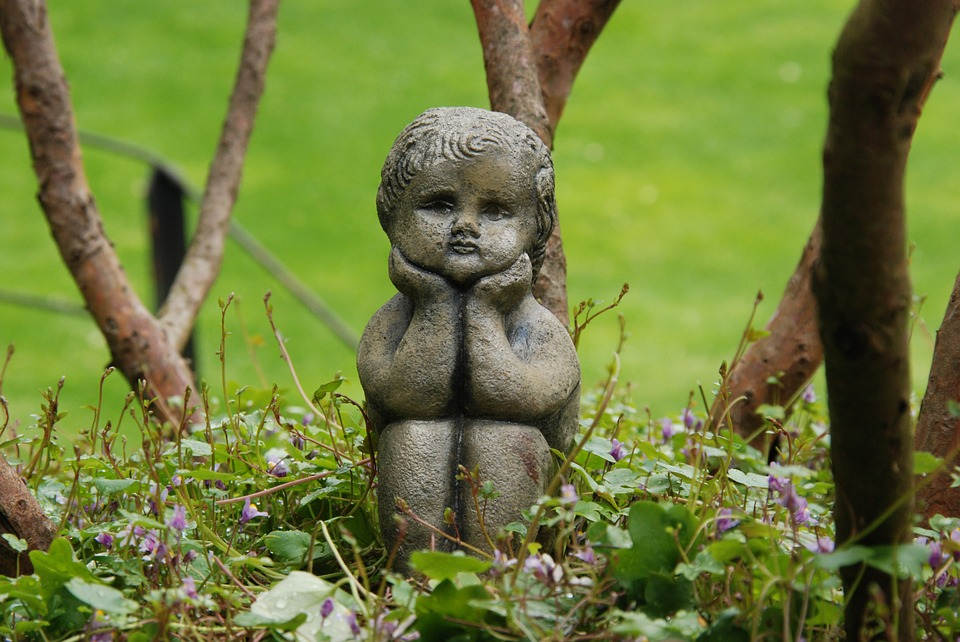
#> input picture image_basics/test.jpg, 960 x 642 px
$ python subplots.py
#> lines starting #> are read from the running program, lines starting #| are printed output that depends on the picture
from cv2 import cv2
from matplotlib import pyplot

pic = cv2.imread("test.jpg")
#> pic is the input picture: shape (642, 960, 3); mean B, G, R 58.9, 124.2, 111.1

pic_gray = cv2.cvtColor(pic, cv2.COLOR_BGR2GRAY)
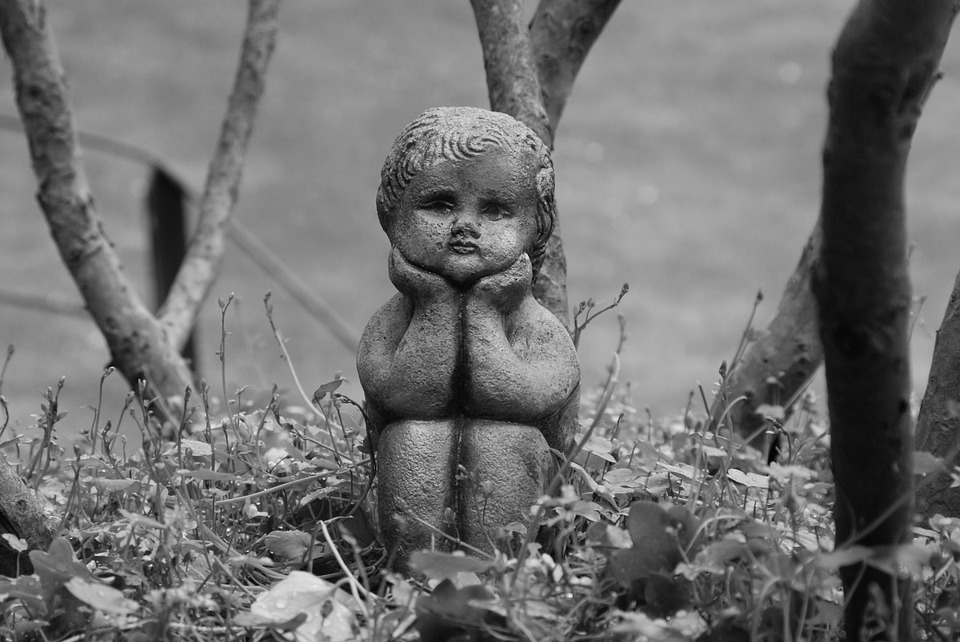
#> pic_gray: shape (642, 960); min 1, max 251, mean 112.8
pic_proper = cv2.cvtColor(pic, cv2.COLOR_BGR2RGB)

figure = pyplot.figure()

pyplot.subplot(1, 2, 1), pyplot.title("Original"), pyplot.imshow(pic_proper)
pyplot.subplot(1, 2, 2), pyplot.title("Gray"), pyplot.imshow(pic_gray, cmap="gray")

pyplot.show()
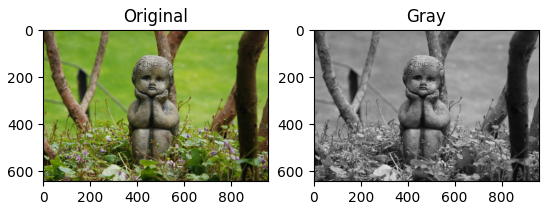
#> figure drawn by matplotlib, 2 panels
